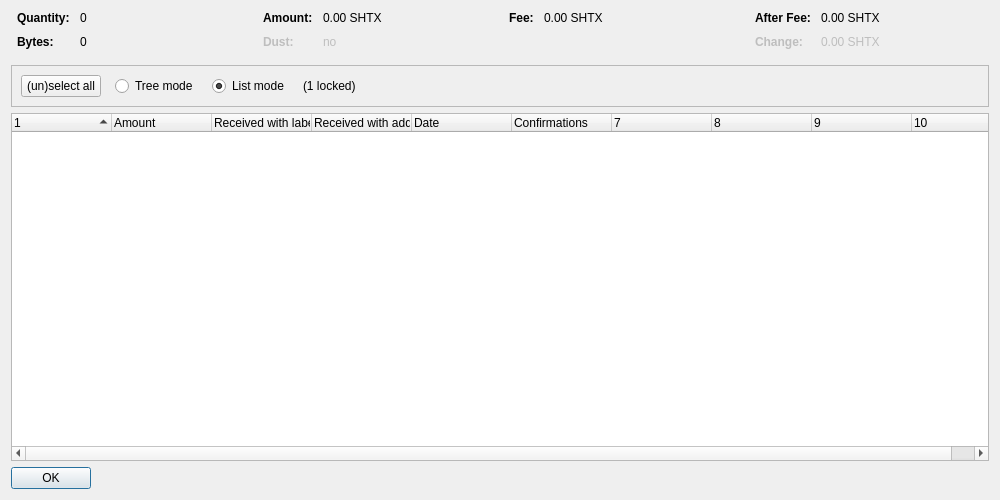
<?xml version="1.0" encoding="UTF-8"?>
<ui version="4.0">
 <class>CoinControlDialog</class>
 <widget class="QDialog" name="CoinControlDialog">
  <property name="geometry">
   <rect>
    <x>0</x>
    <y>0</y>
    <width>1000</width>
    <height>500</height>
   </rect>
  </property>
  <property name="windowTitle">
   <string>Coin Selection</string>
  </property>
  <layout class="QVBoxLayout" name="verticalLayout">
   <item>
    <layout class="QHBoxLayout" name="horizontalLayoutTop" stretch="0,0,0,0">
     <property name="topMargin">
      <number>0</number>
     </property>
     <property name="bottomMargin">
      <number>10</number>
     </property>
     <item>
      <layout class="QFormLayout" name="formLayoutCoinControl1">
       <property name="horizontalSpacing">
        <number>10</number>
       </property>
       <property name="verticalSpacing">
        <number>10</number>
       </property>
       <property name="leftMargin">
        <number>6</number>
       </property>
       <property name="rightMargin">
        <number>6</number>
       </property>
       <item row="0" column="0">
        <widget class="QLabel" name="labelCoinControlQuantityText">
         <property name="font">
          <font>
           <weight>75</weight>
           <bold>true</bold>
          </font>
         </property>
         <property name="text">
          <string>Quantity:</string>
         </property>
        </widget>
       </item>
       <item row="0" column="1">
        <widget class="QLabel" name="labelCoinControlQuantity">
         <property name="cursor">
          <cursorShape>IBeamCursor</cursorShape>
         </property>
         <property name="contextMenuPolicy">
          <enum>Qt::ActionsContextMenu</enum>
         </property>
         <property name="text">
          <string notr="true">0</string>
         </property>
         <property name="textInteractionFlags">
          <set>Qt::LinksAccessibleByMouse|Qt::TextSelectableByKeyboard|Qt::TextSelectableByMouse</set>
         </property>
        </widget>
       </item>
       <item row="1" column="0">
        <widget class="QLabel" name="labelCoinControlBytesText">
         <property name="font">
          <font>
           <weight>75</weight>
           <bold>true</bold>
          </font>
         </property>
         <property name="text">
          <string>Bytes:</string>
         </property>
        </widget>
       </item>
       <item row="1" column="1">
        <widget class="QLabel" name="labelCoinControlBytes">
         <property name="cursor">
          <cursorShape>IBeamCursor</cursorShape>
         </property>
         <property name="contextMenuPolicy">
          <enum>Qt::ActionsContextMenu</enum>
         </property>
         <property name="text">
          <string notr="true">0</string>
         </property>
         <property name="textInteractionFlags">
          <set>Qt::LinksAccessibleByMouse|Qt::TextSelectableByKeyboard|Qt::TextSelectableByMouse</set>
         </property>
        </widget>
       </item>
      </layout>
     </item>
     <item>
      <layout class="QFormLayout" name="formLayoutCoinControl2">
       <property name="horizontalSpacing">
        <number>10</number>
       </property>
       <property name="verticalSpacing">
        <number>10</number>
       </property>
       <property name="leftMargin">
        <number>6</number>
       </property>
       <property name="rightMargin">
        <number>6</number>
       </property>
       <item row="0" column="0">
        <widget class="QLabel" name="labelCoinControlAmountText">
         <property name="font">
          <font>
           <weight>75</weight>
           <bold>true</bold>
          </font>
         </property>
         <property name="text">
          <string>Amount:</string>
         </property>
        </widget>
       </item>
       <item row="0" column="1">
        <widget class="QLabel" name="labelCoinControlAmount">
         <property name="cursor">
          <cursorShape>IBeamCursor</cursorShape>
         </property>
         <property name="contextMenuPolicy">
          <enum>Qt::ActionsContextMenu</enum>
         </property>
         <property name="text">
          <string notr="true">0.00 SHTX</string>
         </property>
         <property name="textInteractionFlags">
          <set>Qt::LinksAccessibleByMouse|Qt::TextSelectableByKeyboard|Qt::TextSelectableByMouse</set>
         </property>
        </widget>
       </item>
       <item row="1" column="0">
        <widget class="QLabel" name="labelCoinControlLowOutputText">
         <property name="enabled">
          <bool>false</bool>
         </property>
         <property name="font">
          <font>
           <weight>75</weight>
           <bold>true</bold>
          </font>
         </property>
         <property name="text">
          <string>Dust:</string>
         </property>
        </widget>
       </item>
       <item row="1" column="1">
        <widget class="QLabel" name="labelCoinControlLowOutput">
         <property name="enabled">
          <bool>false</bool>
         </property>
         <property name="cursor">
          <cursorShape>IBeamCursor</cursorShape>
         </property>
         <property name="contextMenuPolicy">
          <enum>Qt::ActionsContextMenu</enum>
         </property>
         <property name="text">
          <string notr="true">no</string>
         </property>
         <property name="textInteractionFlags">
          <set>Qt::LinksAccessibleByMouse|Qt::TextSelectableByKeyboard|Qt::TextSelectableByMouse</set>
         </property>
        </widget>
       </item>
      </layout>
     </item>
     <item>
      <layout class="QFormLayout" name="formLayoutCoinControl3">
       <property name="horizontalSpacing">
        <number>10</number>
       </property>
       <property name="verticalSpacing">
        <number>10</number>
       </property>
       <property name="leftMargin">
        <number>6</number>
       </property>
       <property name="rightMargin">
        <number>6</number>
       </property>
       <item row="0" column="0">
        <widget class="QLabel" name="labelCoinControlFeeText">
         <property name="font">
          <font>
           <weight>75</weight>
           <bold>true</bold>
          </font>
         </property>
         <property name="text">
          <string>Fee:</string>
         </property>
        </widget>
       </item>
       <item row="0" column="1">
        <widget class="QLabel" name="labelCoinControlFee">
         <property name="cursor">
          <cursorShape>IBeamCursor</cursorShape>
         </property>
         <property name="contextMenuPolicy">
          <enum>Qt::ActionsContextMenu</enum>
         </property>
         <property name="text">
          <string notr="true">0.00 SHTX</string>
         </property>
         <property name="textInteractionFlags">
          <set>Qt::LinksAccessibleByMouse|Qt::TextSelectableByKeyboard|Qt::TextSelectableByMouse</set>
         </property>
        </widget>
       </item>
      </layout>
     </item>
     <item>
      <layout class="QFormLayout" name="formLayoutCoinControl4">
       <property name="horizontalSpacing">
        <number>10</number>
       </property>
       <property name="verticalSpacing">
        <number>10</number>
       </property>
       <property name="leftMargin">
        <number>6</number>
       </property>
       <property name="rightMargin">
        <number>6</number>
       </property>
       <item row="0" column="0">
        <widget class="QLabel" name="labelCoinControlAfterFeeText">
         <property name="font">
          <font>
           <weight>75</weight>
           <bold>true</bold>
          </font>
         </property>
         <property name="text">
          <string>After Fee:</string>
         </property>
        </widget>
       </item>
       <item row="0" column="1">
        <widget class="QLabel" name="labelCoinControlAfterFee">
         <property name="cursor">
          <cursorShape>IBeamCursor</cursorShape>
         </property>
         <property name="contextMenuPolicy">
          <enum>Qt::ActionsContextMenu</enum>
         </property>
         <property name="text">
          <string notr="true">0.00 SHTX</string>
         </property>
         <property name="textInteractionFlags">
          <set>Qt::LinksAccessibleByMouse|Qt::TextSelectableByKeyboard|Qt::TextSelectableByMouse</set>
         </property>
        </widget>
       </item>
       <item row="1" column="0">
        <widget class="QLabel" name="labelCoinControlChangeText">
         <property name="enabled">
          <bool>false</bool>
         </property>
         <property name="font">
          <font>
           <weight>75</weight>
           <bold>true</bold>
          </font>
         </property>
         <property name="text">
          <string>Change:</string>
         </property>
        </widget>
       </item>
       <item row="1" column="1">
        <widget class="QLabel" name="labelCoinControlChange">
         <property name="enabled">
          <bool>false</bool>
         </property>
         <property name="cursor">
          <cursorShape>IBeamCursor</cursorShape>
         </property>
         <property name="contextMenuPolicy">
          <enum>Qt::ActionsContextMenu</enum>
         </property>
         <property name="text">
          <string notr="true">0.00 SHTX</string>
         </property>
         <property name="textInteractionFlags">
          <set>Qt::LinksAccessibleByMouse|Qt::TextSelectableByKeyboard|Qt::TextSelectableByMouse</set>
         </property>
        </widget>
       </item>
      </layout>
     </item>
    </layout>
   </item>
   <item>
    <widget class="QFrame" name="frame">
     <property name="minimumSize">
      <size>
       <width>0</width>
       <height>40</height>
      </size>
     </property>
     <property name="frameShape">
      <enum>QFrame::StyledPanel</enum>
     </property>
     <property name="frameShadow">
      <enum>QFrame::Sunken</enum>
     </property>
     <layout class="QHBoxLayout" name="horizontalLayout">
      <item>
       <layout class="QHBoxLayout" name="horizontalLayoutPanel" stretch="0,0,0,0,0">
        <property name="spacing">
         <number>14</number>
        </property>
        <item>
         <widget class="QPushButton" name="pushButtonSelectAll">
          <property name="sizePolicy">
           <sizepolicy hsizetype="Maximum" vsizetype="Fixed">
            <horstretch>0</horstretch>
            <verstretch>0</verstretch>
           </sizepolicy>
          </property>
          <property name="text">
           <string>(un)select all</string>
          </property>
          <property name="autoDefault">
           <bool>false</bool>
          </property>
         </widget>
        </item>
        <item>
         <widget class="QRadioButton" name="radioTreeMode">
          <property name="sizePolicy">
           <sizepolicy hsizetype="Maximum" vsizetype="Fixed">
            <horstretch>0</horstretch>
            <verstretch>0</verstretch>
           </sizepolicy>
          </property>
          <property name="text">
           <string>Tree mode</string>
          </property>
         </widget>
        </item>
        <item>
         <widget class="QRadioButton" name="radioListMode">
          <property name="sizePolicy">
           <sizepolicy hsizetype="Maximum" vsizetype="Fixed">
            <horstretch>0</horstretch>
            <verstretch>0</verstretch>
           </sizepolicy>
          </property>
          <property name="text">
           <string>List mode</string>
          </property>
          <property name="checked">
           <bool>true</bool>
          </property>
         </widget>
        </item>
        <item>
         <widget class="QLabel" name="labelLocked">
          <property name="text">
           <string notr="true">(1 locked)</string>
          </property>
         </widget>
        </item>
        <item>
         <spacer name="horizontalSpacer">
          <property name="orientation">
           <enum>Qt::Horizontal</enum>
          </property>
          <property name="sizeHint" stdset="0">
           <size>
            <width>40</width>
            <height>20</height>
           </size>
          </property>
         </spacer>
        </item>
       </layout>
      </item>
     </layout>
    </widget>
   </item>
   <item>
    <widget class="CoinControlTreeWidget" name="treeWidget">
     <property name="contextMenuPolicy">
      <enum>Qt::CustomContextMenu</enum>
     </property>
     <property name="sortingEnabled">
      <bool>false</bool>
     </property>
     <property name="columnCount">
      <number>10</number>
     </property>
     <attribute name="headerShowSortIndicator" stdset="0">
      <bool>true</bool>
     </attribute>
     <attribute name="headerStretchLastSection">
      <bool>false</bool>
     </attribute>
     <column>
      <property name="text">
       <string/>
      </property>
     </column>
     <column>
      <property name="text">
       <string>Amount</string>
      </property>
     </column>
     <column>
      <property name="text">
       <string>Received with label</string>
      </property>
     </column>
     <column>
      <property name="text">
       <string>Received with address</string>
      </property>
     </column>
     <column>
      <property name="text">
       <string>Date</string>
      </property>
     </column>
     <column>
      <property name="text">
       <string>Confirmations</string>
      </property>
      <property name="toolTip">
       <string>Confirmed</string>
      </property>
     </column>
     <column>
      <property name="text">
       <string/>
      </property>
     </column>
     <column>
      <property name="text">
       <string/>
      </property>
     </column>
     <column>
      <property name="text">
       <string/>
      </property>
     </column>
     <column>
      <property name="text">
       <string/>
      </property>
     </column>
    </widget>
   </item>
   <item>
    <widget class="QDialogButtonBox" name="buttonBox">
     <property name="sizePolicy">
      <sizepolicy hsizetype="Maximum" vsizetype="Fixed">
       <horstretch>0</horstretch>
       <verstretch>0</verstretch>
      </sizepolicy>
     </property>
     <property name="orientation">
      <enum>Qt::Horizontal</enum>
     </property>
     <property name="standardButtons">
      <set>QDialogButtonBox::Ok</set>
     </property>
    </widget>
   </item>
  </layout>
 </widget>
 <customwidgets>
  <customwidget>
   <class>CoinControlTreeWidget</class>
   <extends>QTreeWidget</extends>
   <header>coincontroltreewidget.h</header>
  </customwidget>
 </customwidgets>
 <resources/>
 <connections/>
</ui>
